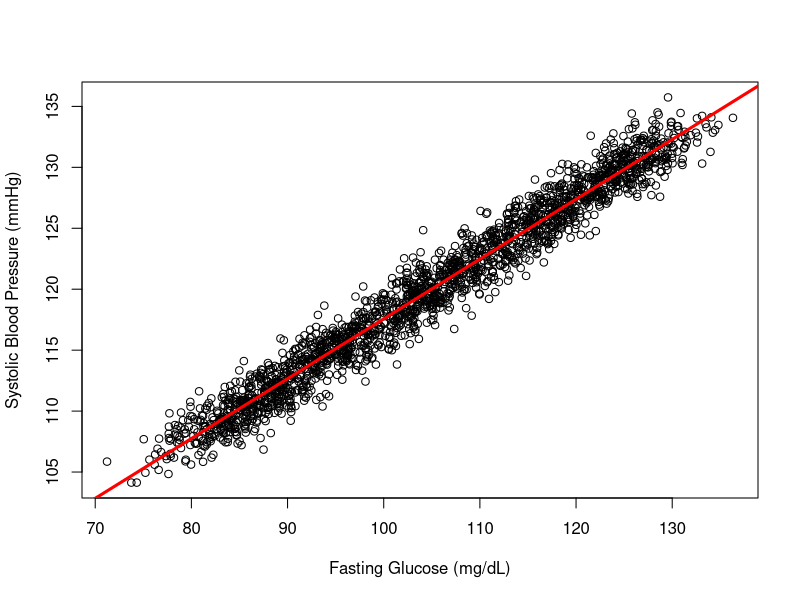

Here is the R script that generated this plot: (Note: this script raises an error after producing the figure.)
muSBP <- seq(110, 130, by = 5)
sdSBP <- rep(2, 5)
muGLU <- seq(85, 125, by = 10)
sdGLU <- rep(4, 5)
ageg <- 1:5

newdata <- do.call(rbind,
    Map(function(mu1, mu2, sd1, sd2, ageg) {
        samples = 400
        r = 0.75
        mu <- c(mu1, mu2)
        stdev <- c(sd1, sd2)
        corMat <- matrix(c(1,r,r,1),nrow = 2)
        covMat <- stdev %*% t(stdev) * corMat
        data <- MASS::mvrnorm(n=samples, mu=mu, Sigma = covMat, empirical = FALSE)
        colnames(data) <- c("SBP", "GLU")
        data.frame(data, agegroup = ageg)
    }, mu1 = muSBP, mu2 = muGLU, sd1 = sdSBP, sd2 = sdGLU, ageg = ageg)
)

ages <- c("[20,29)", "[30,39)", "[40,49)", "[50,59)", "[60-69]")
newdata$agegroup <- factor(newdata$agegroup, levels = 1:5, labels = ages)

png(filename = "simulreg.png")
plot(newdata$GLU, newdata$SBP,
    xlab = "Fasting Glucose (mg/dL)",
    ylab = "Systolic Blood Pressure (mmHg)"
)
abline(lm(SBP ~ GLU, data = newdata), col = "red", lwd = 3)
dev.off()


png(filename = "simuldata-regs1.png")
plot(newdata$GLU, newdata$SBP, col = alpha(as.numeric(newdata$agegroup), 0.4),
    xlab = "Fasting Glucose (mg/dL)",
    ylab = "Systolic Blood Pressure (mmHg)"
)
for(i in seq_along(ages)) {
    yseq <- seq(120, 130, length.out = 5)[i]
    text(x = 86, y = yseq, ages[i])
    segments(x0 = 80, x1 = 82, y0 = yseq, y1 = yseq, col = seq(1, 5)[i], lwd = 2)
}
text(x = 85, y = 132, "Age Group", font = 2)
dev.off()


png(filename = "simuldata-regs2.png")
plot(newdata$GLU, newdata$SBP, col = alpha(as.numeric(newdata$agegroup), 0.4),
    xlab = "Fasting Glucose (mg/dL)",
    ylab = "Systolic Blood Pressure (mmHg)"
)
lapply(split(newdata, newdata$agegroup), function(x)
    TeachingDemos::clipplot(
        abline(lm(SBP ~ GLU, data = x), col = x$agegroup, lwd = 3),
        xlim = range(x$GLU)
    )
)
for(i in seq_along(ages)) {
    yseq <- seq(120, 130, length.out = 5)[i]
    text(x = 86, y = yseq, ages[i])
    segments(x0 = 80, x1 = 82, y0 = yseq, y1 = yseq, col = seq(1, 5)[i], lwd = 2)
}
text(x = 85, y = 132, "Age Group", font = 2)
dev.off()


## coefs

lapply(split(newdata, newdata$agegroup), function(x)
        coef(lm(SBP ~ GLU, data = x))
)
